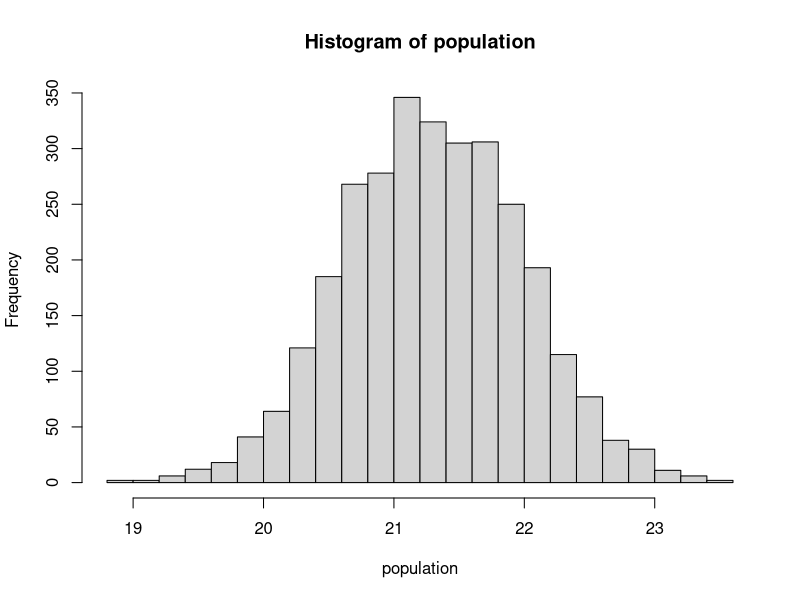
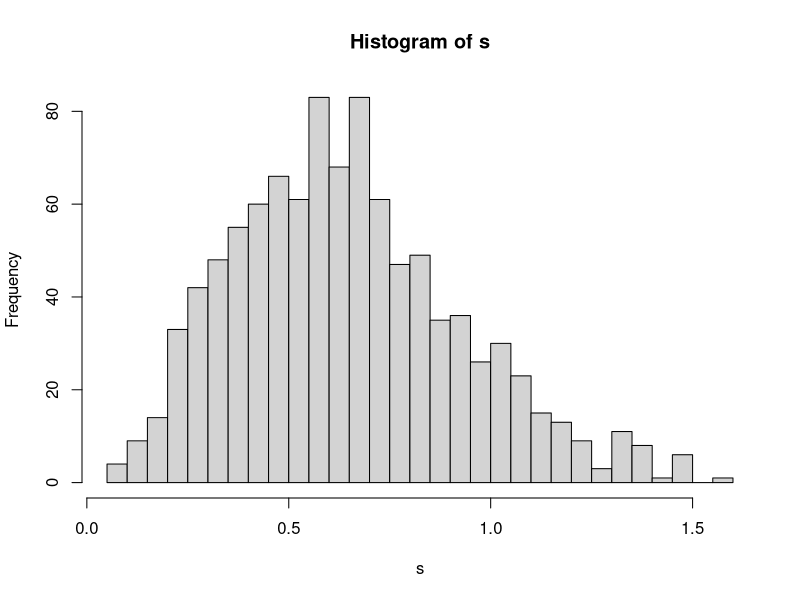
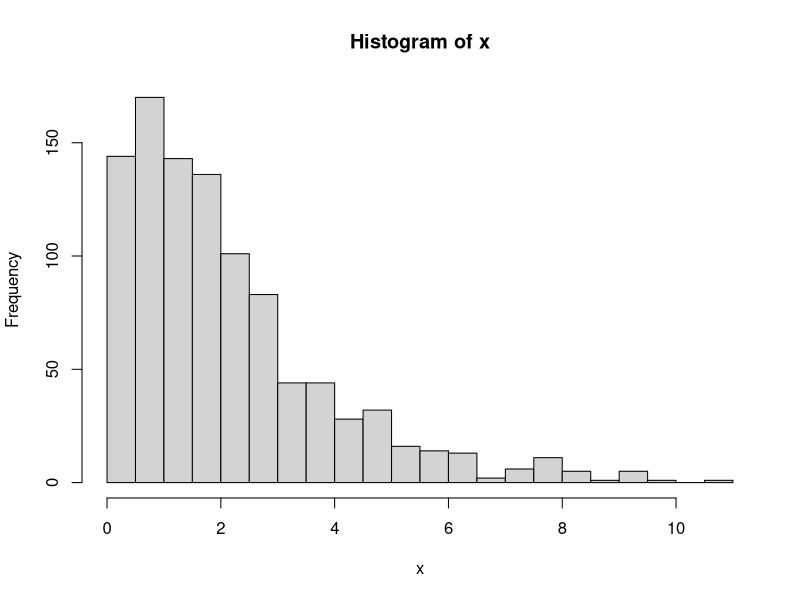

These figures' R source, in order:
# Confidence interval for population mean
xb0 = 21.3 # Sample mean
s0 = 0.7 # Sample s.d. Assume s0 is approximately equal to sigma
n = 4 # sample size (number per sample)
alpha = 0.05 # significance level
ns = 1000 # number of samples to be generated
population = rnorm(3000,mean=xb0,sd=s0) # generate normally distributed random numbers
hist(population,breaks=30)

s=rep(0,ns) # initialize xbar's
x=rep(0,ns)
for(i in 1:ns) s[i] = sd( sample(population, n) ) # Repeat ns times
hist(s,breaks=30) # Display sampling distribution

#histogram for chi square
for(i in 1:ns) 
  x[i] = (n-1)*s[i]^2 / 0.7
  # Repeat ns times
hist(x,breaks=30)

x2l = qchisq(alpha/2, n-1)
x2R = qchisq(1 - alpha/2, n-1)
cat("Left chi square: ", x2l, " Right chi square: ", x2R)
leftBound = mean(s) * sqrt(n-1/x2l)
rightBound = mean(s) * sqrt(n-1/x2R)
cat("Theoretical using chi square ", leftBound, " < mu < ", rightBound)


left = round(ns*alpha/2); right = round(ns*(1-alpha/2))
s.sorted = sort(s,method="quick")
cat("Simulation: ", s.sorted[left], " < mu < ", s.sorted[right])

#Theoretical result for comparison
E = qnorm(1-alpha/2)*s0/sqrt(n) # Margin of error
cat("Theoretical: ", xb0-E, " < mu < ", xb0+E)